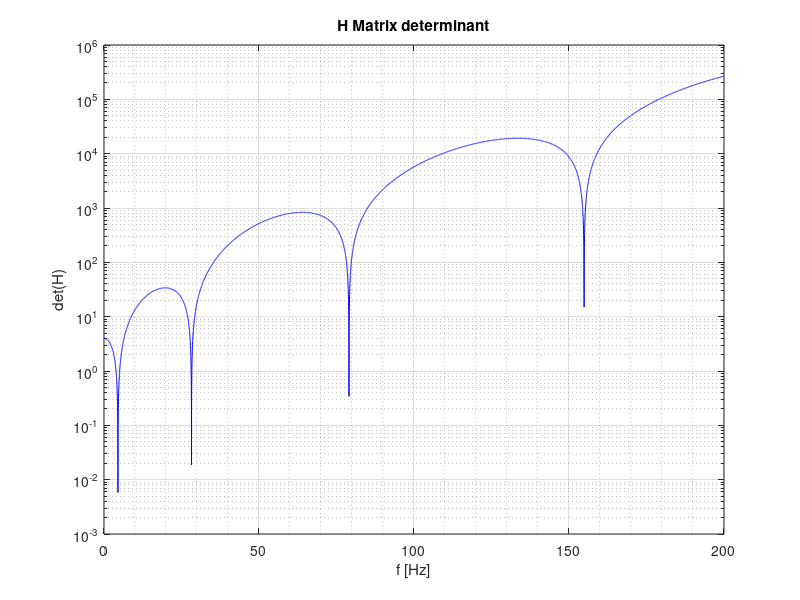
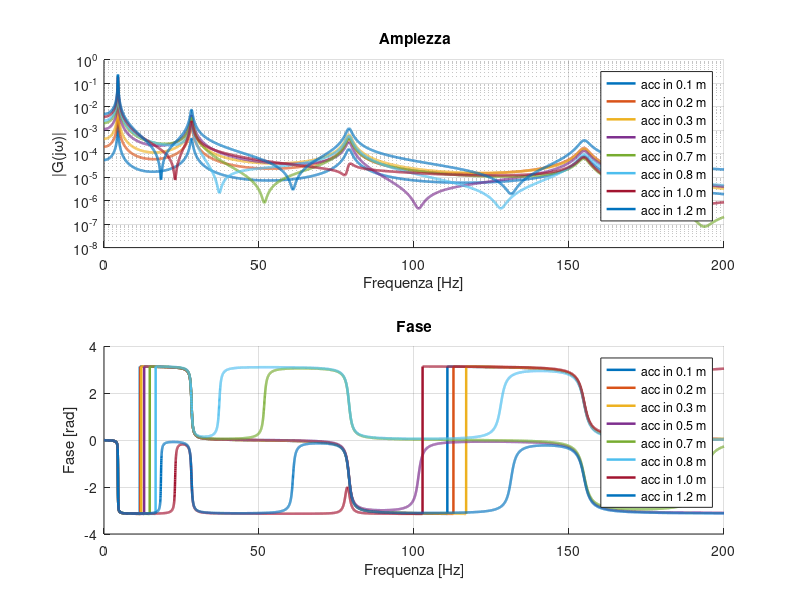

The MATLAB script that drew these images, in order: (Note: this script raises an error after producing the figures.)
clear all
close all
clc

%% BEAM 
%% Definition of the mechanical properties of the system

h = 0.008;               % thickness [m]
b = 0.04;                % width [m]
rho = 2700;             % density [kg/^3]
L = 1.2;                % beam length [m]  
E = 68e9;               % Young Modulus [Pa]
J = b*h^3/12;           % Inertia moment [m^4]
V = L*b*h;              % volume [m^3]
M = rho*V;
m = M/L; % mass [Kg]
xsi = 0.01;             % smorzamento adimensionale

% Setting the frequency range
fmax = 200;                        %[Hz]
% resolutions
n_points = 10000; 
% create frequency vectors
freq=linspace(0,fmax,n_points);    % [Hz]
omega=2*pi*freq;                   %[rad/s]


%% Calculation
% Building the matrix of the coefficients from the BCs for a cantilever
% beam
H=@(omega) [            1                                       0                                           1                                           0    ;
                        0                                       1                                           0                                           1    ;
              -cos(L*(m*omega^2/(E*J))^(1/4))        -sin(L*(m*omega^2/(E*J))^(1/4))            cosh(L*(m*omega^2/(E*J))^(1/4))             sinh(L*(m*omega^2/(E*J))^(1/4));
              sin(L*(m*omega^2/(E*J))^(1/4))         -cos(L*(m*omega^2/(E*J))^(1/4))            sinh(L*(m*omega^2/(E*J))^(1/4))             cosh(L*(m*omega^2/(E*J))^(1/4));];

% inizializzo il vettore dove inserirò il valore del determinante
dets = zeros(length(omega),1);
% calculate H matrix determinant in the frequency range
for i=1:length(omega)
    dets(i)=det(H(omega(i)));
end

% plot determinant
figure, box on
semilogy(freq,abs(dets),'-b')
hold on;
grid on;
grid minor;
ylabel('det(H)');
xlabel('f [Hz]');
title("H Matrix determinant")


%% Imposing that the determinant is null
% inizializzo il vettore dove metto gli indici per cui si annulla il
% determinate (frequenze proprie)
i_nat=[];
% trovo i minimi locali del determinante e salvo gli indici in i_nat
for i=2:length(dets)-1
    if abs(dets(i)) < abs(dets(i-1)) && abs(dets(i)) < abs(dets(i+1))
        i_nat(end+1)=i;
    end
end
% stampo a schermo le frequenze proprie
fprintf('Natural frequencies [Hz]:\n ');
disp(freq(i_nat));
% aggiungo nel plot precedente dei pallini dove ho le frequenze proprie
% plot(freq(i_nat),abs(dets(i_nat)),'or')

%% Solving the reduced system
% Ora sappiamo i valori di omega (frequenze proprie) per cui il sistema è singolare, 
% quindi possiamo risolvere il sistema ridotto per trovare i modi.

% inizializzo la matrice dove in ogni colonna metterò i modi per diverse
% frequenze proprie
X_hat = zeros(4, length(i_nat)); 

% Salvo i valori dei coefficienti quando omega è pari alla frequenza
% propria (in pratica salvo i modi) nella matrice C_hat
for i_mode = 1:length(i_nat)
    % trovo omega0 (frequenza propria)
    omega_i = omega(i_nat(i_mode));
    
    % calcolo la matrice H quando omega = omega_i (frequenza propria)
    Hi = H(omega_i);
    
    % estraggo la parte ridotta della matrice Hi (2:4, 2:4)
    Hi_hat = Hi(2:4, 2:4);  % 3x3 matrix
    Ni_hat = Hi(2:4, 1);    % 3x1 vector
    
    % Risolvo il sistema Hi_hat * Xi_hat = -Ni_hat
    % Trovo il vettore del modo di vibrare e lo aggiungo nella matrce dei modi
    X_hat(:, i_mode) = [1; -Hi_hat\Ni_hat];  % Il primo componente è 1 e gli altri sono risolti
    
end

%% Modal shapes computation
% Distretizzo l'asse della lunghezza della trave
x = linspace(0, L, n_points);  % vettore di lunghezza della trave
dx = x(2);  % distanza fra i punti

% Calcolo dei modi per ogni frequenza propria
modes_shapes = zeros(length(i_nat), length(x));  % inizializzo la matrice dei modi

for i_mode = 1:length(i_nat)
    omega_i = omega(i_nat(i_mode));  % Frequenza propria
    gamma_i = (L * m * omega_i^2 / (E * J))^(1/4);  % parametro di vibrazione gamma_i
    
    % Calcolo del modo di vibrazione per ogni punto dell'asse x
    modes_shapes(i_mode, :) = X_hat(1, i_mode) * cos(gamma_i * x) ...
                    + X_hat(2, i_mode) * sin(gamma_i * x) ...
                    + X_hat(3, i_mode) * cosh(gamma_i * x) ...
                    + X_hat(4, i_mode) * sinh(gamma_i * x);
end

% Normalizzo i modi per far sì che il massimo valore sia 1
normaliz = max(abs(modes_shapes), [], 2);  % Normalizzo per ciascun modo (per ogni riga)
modes_shapes = modes_shapes ./ normaliz;  % Normalizzazione dei modi

% Se vuoi normalizzare ogni modo separatamente per avere il primo valore pari a 1:
% phi = phi ./ phi(:,1);  % Normalizza ogni modo rispetto al primo valore



%% Animation
% mode = 2;
% 
% colors_p = lines(length(i_nat));  % palette colori
% 
% figure('Position', [100, 100, 1200, 500]); hold on; grid on;
% title(['Mode ', num2str(mode)])
% plot(x, modes_shapes(mode,:), ':k', 'LineWidth', 2)
% h1 = plot(x, zeros(size(x)), 'LineWidth', 2, 'color', colors_p(mode, :));
% xlabel('Posizione [m]')
% ylabel('Deformazione (modale)')
% ylim([-1, 1] * max(abs(modes_shapes(mode,:))) * 1.1)
% % 
% % Parametri dell’animazione
% T = 1 / freq(i_nat(mode));     % Periodo reale della frequenza naturale
% n_cycles = 4;               % Numero di cicli da animare
% n_frames = 1000;             % Numero di frame totali
% 
% t = linspace(0, n_cycles*T, n_frames);  % tempo continuo
% 
% for k = 1:length(t)
%     if ishandle(h1)
%         w1 = modes_shapes(mode,:) * cos(2*pi*freq(i_nat(mode)) * t(k));  % uso 2πf per l'argomento del coseno
%         h1.YData = w1;
%         pause(T/n_frames);
%     else
%         return
%     end
% end




%% Transfer Function

% posizioni acceleroemtri
xj = [ 0.1 0.2 0.3 0.5 0.7 0.8 1 1.2]; %[m]

% posizione martellata
xk = 1.2; %[m]

% inizializzo la matrice da esportare
frf = zeros(length(freq),length(xj));

% for ii = 1: length(xj)
%     % Trova l'indice di xj nel vettore x
%     [~, pos_xj] = min(abs(x - xj(ii)));
% 
%     % Trova l'indice di xk nel vettore x
%     [~, pos_xk] = min(abs(x - xk));
% 
%     % modal mass vector initialization
%     modal_mass = zeros(1,length(i_nat));
% 
%     % modal mass calculation for every mode
%     for i = 1:length(i_nat)
%         modal_mass(i,1) = m * trapz(x,modes_shapes(i,:).^2);
%     end
% 
% 
%     % transfer function initialization
%     FRF = zeros(1,length(omega));
% 
%     % transfer function calculation
%     for k = 1:length(omega)
%         FRF(k) = 0; % inizializza a zero
%         for i = 1:length(i_nat)
%             FRF(k) = FRF(k) + ( ( modes_shapes(i,pos_xj) * modes_shapes(i,pos_xk) ) / modal_mass(i) ) / ...
%                          ( -omega(k)^2 + 2i * xsi * omega(k) * omega(i_nat(i)) + omega(i_nat(i))^2 );
%         end
%     end
% 
%     % salvo la FRF nella matrice da esoportare
%     frf(:,ii) = FRF.';
% 
%     % % transfer function calculation for single unit impulse force
%     % for i = 1:length(i_nat)
%     %     num = modes_shapes(i, pos_xj) * modes_shapes(i, pos_xk);
%     %     den = -omega.^2 + 2i * xsi * omega * omega(i_nat(i)) + omega(i_nat(i))^2;
%     %     FRF = FRF + (num / modal_mass(i)) ./ den;
%     % end
% 
%     %% FRF plot 
%     % Calcolo ampiezza e fase della FRF
%     FRF_amp = abs(FRF);             % modulo
%     FRF_phase = angle(FRF);         % fase in radianti
% 
%     % Crea la figura con due subplot
%     figure;
% 
%     % ---- Ampiezza (semilogaritmica) ----
%     subplot(2,1,1);
%     semilogy(freq, FRF_amp, 'b', 'LineWidth', 2);
%     grid on;
%     xlabel('Frequenza [Hz]');
%     ylabel('|G(j\omega)|');
%     title('Funzione di Trasferimento - Ampiezza');
%     xlim([0 max(freq)]);
% 
%     % ---- Fase ----
%     subplot(2,1,2);
%     plot(freq, FRF_phase, 'r', 'LineWidth', 2);
%     grid on;
%     xlabel('Frequenza [Hz]');
%     ylabel('Fase [rad]');
%     title('Funzione di Trasferimento - Fase');
%     xlim([0 max(freq)]);
% 
% end

% Inizializzazione matrice FRF per tutti gli xj
frf = zeros(length(omega), length(xj));

% Colori per i plot (opzionale: si può personalizzare con colormap)
color_map = lines(length(xj));

% Calcolo della FRF per ogni xj
for ii = 1:length(xj)
    % Trova gli indici corrispondenti a xj e xk
    [~, pos_xj] = min(abs(x - xj(ii)));
    [~, pos_xk] = min(abs(x - xk));

    % Calcolo massa modale
    modal_mass = zeros(1, length(i_nat));
    for i = 1:length(i_nat)
        modal_mass(i) = m * trapz(x, modes_shapes(i,:).^2);
    end

    % Calcolo FRF
    FRF = zeros(1, length(omega));
    for k = 1:length(omega)
        for i = 1:length(i_nat)
            num = modes_shapes(i,pos_xj) * modes_shapes(i,pos_xk);
            den = -omega(k)^2 + 2i*xsi*omega(k)*omega(i_nat(i)) + omega(i_nat(i))^2;
            FRF(k) = FRF(k) + (num / modal_mass(i)) / den;
        end
    end

    % Salva FRF calcolata
    frf(:, ii) = FRF.';
end

% === PLOT ===

% Calcolo ampiezza e fase
FRF_amp = abs(frf);
FRF_phase = angle(frf);

% Crea la figura
figure('Name', 'FRF - Ampiezza e Fase', 'Color', 'w');

% ---- Subplot Ampiezza (semilog) ----
subplot(2,1,1);
hold on;
for ii = 1:length(xj)
    semilogy(freq, FRF_amp(:,ii), 'LineWidth', 1.8, 'Color', color_map(ii,:));
    set(gca, 'YScale', 'log')
end
grid on;
xlabel('Frequenza [Hz]', 'FontSize', 11);
ylabel('|G(j\omega)|', 'FontSize', 11);
title(' Ampiezza', 'FontWeight', 'bold');
xlim([min(freq) max(freq)]);
legend(arrayfun(@(v) sprintf('acc in %.1f m', v), xj, 'UniformOutput', false), ...
       'FontSize', 9, 'Location', 'northeast');

% ---- Subplot Fase ----
subplot(2,1,2);
hold on;
for ii = 1:length(xj)
    plot(freq, FRF_phase(:,ii), 'LineWidth', 1.8, 'Color', color_map(ii,:));
end
grid on;
xlabel('Frequenza [Hz]', 'FontSize', 11);
ylabel('Fase [rad]', 'FontSize', 11);
title('Fase', 'FontWeight', 'bold');
xlim([min(freq) max(freq)]);
legend(arrayfun(@(v) sprintf('acc in %.1f m', v), xj, 'UniformOutput', false), ...
       'FontSize', 9, 'Location', 'northeast');

% Imposta layout compatto
sgtitle(sprintf('FRF con forzante in %.1f m',xk), 'FontSize', 14, 'FontWeight', 'bold');


% Crea la cartella "Results" se non esiste
output_folder = 'Results\Analytic\';
if ~exist(output_folder, 'dir')
    mkdir(output_folder);
end

% Crea un suffisso col valore della martellata (xk), ad esempio "xk_1.2m"
suffix = sprintf('co-located_%.2fm', xk);

% Percorso completo del file .mat con nome dinamico
mat_path = fullfile(output_folder, ['FRF_analytical_' suffix '.mat']);

% Salva il file
% save(mat_path, 'freq', 'frf');

mode_path = fullfile(output_folder, ['PhiMatrix_' suffix '.mat']);
save(mode_path,"modes_shapes");

freq_path = fullfile(output_folder, 'freq.mat');
save(freq_path,"freq");

% Messaggio di conferma
disp(['FRF esportata in: ', mat_path]);


% Crea un file di testo descrittivo delle posizioni
txt_path = fullfile(output_folder, ['FRF_analytical_' suffix '_info.txt']);
fid = fopen(txt_path, 'w');

fprintf(fid, 'Informazioni sulle posizioni per il file: %s\n\n', ['FRF_analytical_' suffix '.mat']);
fprintf(fid, 'Posizione forza (martellata): xk = %.3f m\n\n', xk);

fprintf(fid, 'Accelerometri:\n');
for i = 1:length(xj)
    fprintf(fid, '  Colonna %d --> Accelerometro in xj = %.3f m\n', i, xj(i));
end

fclose(fid);

% Messaggio di conferma anche per il file txt
disp(['Informazioni di posizione esportate in: ', txt_path]);
